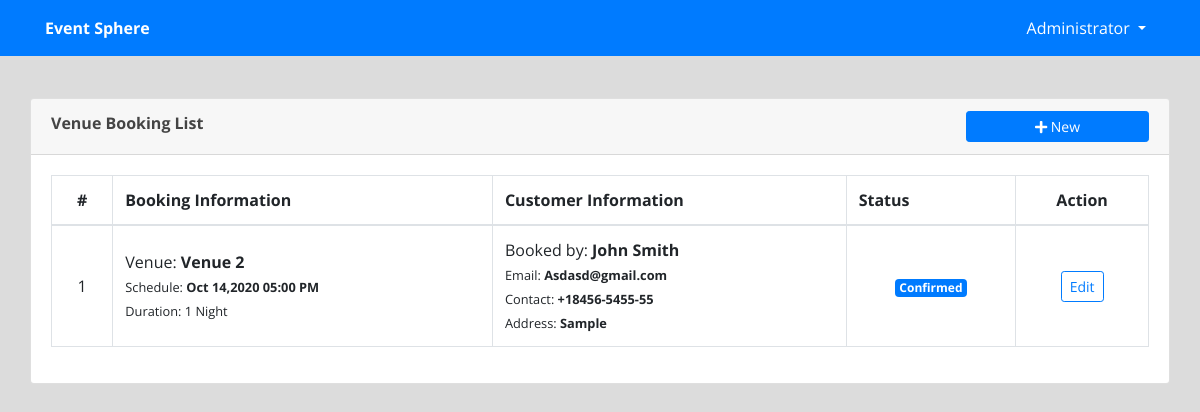
/admin/index.php?page=booking (signed in), run on an earlier commit of the app's database.
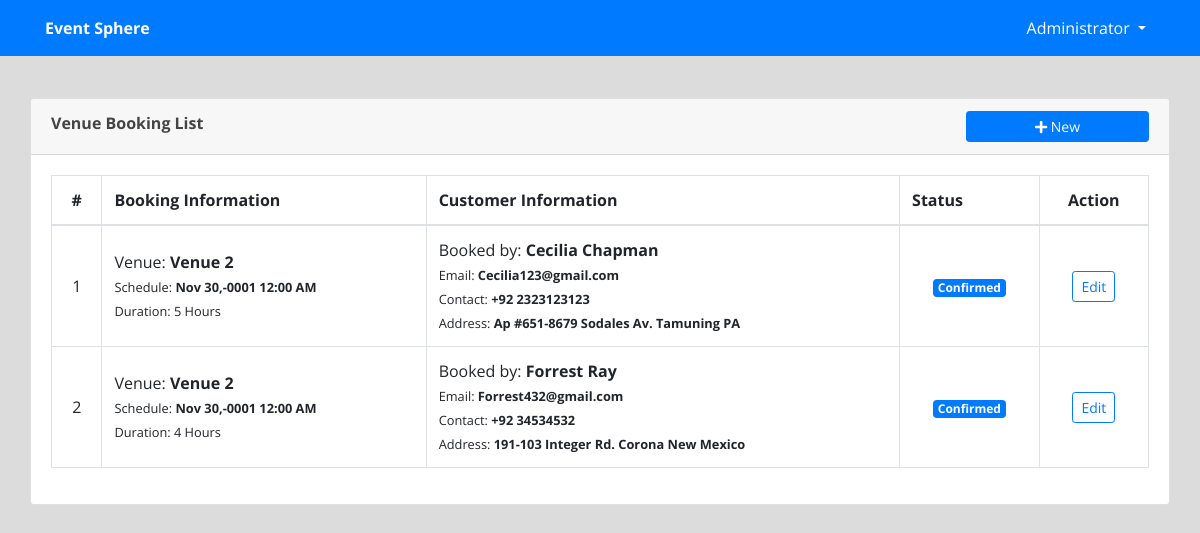
And on a later commit of the database.
### tables this page shows
CREATE TABLE `venue_booking` (
  `id` int(30) NOT NULL,
  `name` text NOT NULL,
  `address` text NOT NULL,
  `email` varchar(100) NOT NULL,
  `contact` varchar(100) NOT NULL,
  `venue_id` int(30) NOT NULL,
  `duration` varchar(100) NOT NULL,
  `datetime` datetime NOT NULL,
  `status` tinyint(1) NOT NULL DEFAULT 0 COMMENT '0-for verification,1=confirmed,2=canceled'
);

CREATE TABLE `venue` (
  `id` int(30) NOT NULL,
  `venue` text NOT NULL,
  `address` text NOT NULL,
  `description` text NOT NULL,
  `rate` float NOT NULL
);

### admin/booking.php (the view, shortened to what this page needs)
<?php include('db_connect.php');?>
<div class="container-fluid">
	<div class="col-lg-12">
		<div class="row">
			<div class="col-md-12">
				<div class="card">
					<div class="card-header">
						<b>Venue Booking List</b>
						<span class="">
							<button class="btn btn-primary btn-block btn-sm col-sm-2 float-right" type="button" id="new_book">
					<i class="fa fa-plus"></i> New</button>
				</span>
					</div>
					<div class="card-body">
						<table class="table table-bordered table-condensed table-hover">
							<thead>
								<tr>
									<th class="text-center">#</th>
									<th class="">Booking Information</th>
									<th class="">Customer Information</th>
									<th class="">Status</th>
									<th class="text-center">Action</th>
								</tr>
							</thead>
							<tbody>
								<?php
								$i = 1;
								$booking = $conn->query("SELECT b.*,v.venue from venue_booking b inner join venue v on v.id = b.venue_id");
								while($row=$booking->fetch_assoc()):
								?>
								<tr>
									<td class="text-center"><?php echo $i++ ?></td>
									<td class="">
										 <p>Venue: <b><?php echo ucwords($row['venue']) ?></b></p>
										 <p><small>Schedule: <b><?php echo date("M d,Y h:i A",strtotime($row['datetime'])) ?></b></small></p>
										 <p><small>Duration: <?php echo ucwords($row['duration']) ?></small></p>
									</td>
									<td class="">
										 <p>Booked by: <b><?php echo  ucwords($row['name']) ?></b></p>
										 <p><small>Email: <b><?php echo  ucwords($row['email']) ?></b></small></p>
										 <p><small>Contact: <b><?php echo  ucwords($row['contact']) ?></b></small></p>
										 <p><small>Address: <b><?php echo  ucwords($row['address']) ?></b></small></p>
									</td>
									<td class="text-center">
										 <?php if($row['status'] == 0): ?>
										 	<span class="badge badge-secondary">For Verification</span>
										 <?php elseif($row['status'] == 1): ?>
										 	<span class="badge badge-primary">Confirmed</span>
										<?php elseif($row['status'] == 2): ?>
										 	<span class="badge badge-danger">Cancelled</span>
										 <?php endif; ?>
									</td>
									<td class="text-center">
										<button class="btn btn-sm btn-outline-primary edit_book" type="button" data-id="<?php echo $row['id'] ?>" >Edit</button>
									</td>
								</tr>
								<?php endwhile; ?>
							</tbody>
						</table>
					</div>
				</div>
			</div>
		</div>
	</div>
</div>

What changed in the data, as far as the page shows it:
changed venue_booking: datetime "Oct 14,2020 05:00 PM" → "Nov 30,-0001 12:00 AM"; duration "1 Night" → "5 Hours"; name "John Smith" → "Cecilia Chapman"; email "Asdasd@gmail.com" → "Cecilia123@gmail.com"; contact "+18456-5455-55" → "+92 2323123123"; address "Sample" → "Ap #651-8679 Sodales Av. Tamuning PA"
added venue_booking: venue.venue "Venue 2", datetime "Nov 30,-0001 12:00 AM", duration "4 Hours", name "Forrest Ray", email "Forrest432@gmail.com", contact "+92 34534532", address "191-103 Integer Rd. Corona New Mexico", status "Confirmed"
